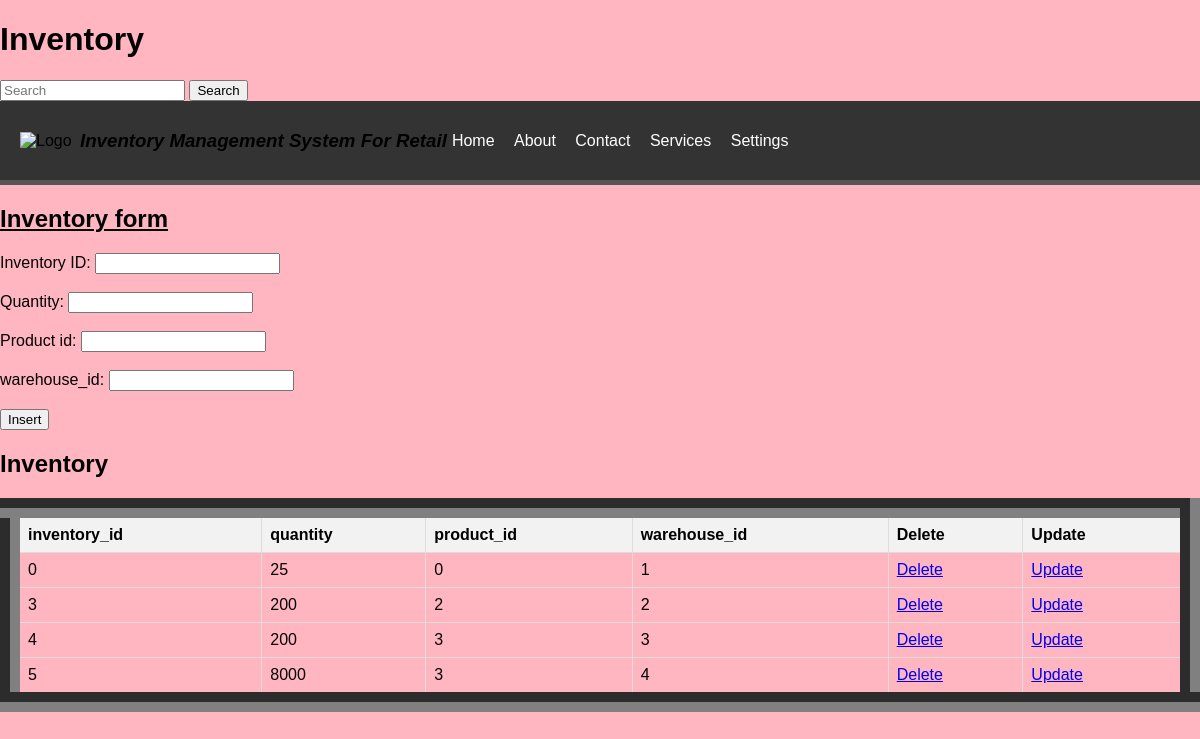
The page /inventory.php on the database its author committed.
### tables this page shows
CREATE TABLE `inventory` (
  `inventory_id` int(11) NOT NULL,
  `quantity` int(11) DEFAULT NULL,
  `product_id` int(11) DEFAULT NULL,
  `warehouse_id` int(11) DEFAULT NULL
);

### inventory.php (the view, shortened to what this page needs)
<!DOCTYPE html>
<html lang="en">
<head>
</head>
    <body style="background-image: url('./Images/Goal.jpg');background-repeat: no-repeat;background-size:cover;">
  <header>
    <h1>Inventory</h1>
  </header>
  <form class="d-flex" role="search" action="search.php">
    <input class="form-control me-2" type="search" placeholder="Search" aria-label="Search" name="query">
    <button class="btn btn-outline-success" type="submit">Search</button>
  </form>
<div class="header">
    <img class="logo" src="tt.png" alt="Logo">
    <h3><i>Inventory Management System For Retail</i></h3>
    <ul class="navigation">
        <li><a href="home.html">Home</a></li>
        <li><a href="about.html">About</a></li>
        <li><a href="contact.html">Contact </a></li>
        <li class="dropdown">
            <a href="#">Services</a>
        </li>
        <li class="dropdown">
            <a href="#">Settings</a>
        </li>
    </ul>
</div>
<section>
  <h1><u>Inventory form</u></h1>
  <form method="post" onsubmit="return confirmInsert();">
    <label for="inventory_id">Inventory ID:</label>
    <input type="number" id="inventory_id" name="inventory_id"><br><br>
    <label for="quantity">Quantity:</label>
    <input type="text" id="quantity" name="quantity" required><br><br>
    <label for="product_id">Product id:</label>
    <input type="number" id="product_id" name="product_id" required><br><br>
    <label for="warehouse_id">warehouse_id:</label>
    <input type="text" id="warehouse_id" name="warehouse_id" required><br><br>
    <input type="submit" name="add" value="Insert">
  </form>
  <!DOCTYPE html>
<html>
<head>
</head>
  <h2>Inventory</h2>
  <table border="20">
    <tr>
      <th>inventory_id</th>
      <th>quantity</th>
      <th>product_id</th>
      <th>warehouse_id</th>
      <th>Delete</th>
      <th>Update</th>
    </tr>
    <?php
include('db_connection.php');
    $sql = "SELECT * FROM inventory";
    $result = $conn->query($sql);
    if ($result->num_rows > 0) {
        while ($row = $result->fetch_assoc()) {
            $inventory_id = $row['inventory_id'];
            echo "<tr>
                <td>" . $row['inventory_id'] . "</td>
                <td>" . $row['quantity'] . "</td>
                <td>" . $row['product_id'] . "</td>
                <td>" . $row['warehouse_id'] . "</td>
                <td><a href='delete inventory.php?inventory_id=$inventory_id'>Delete</a></td>
                <td><a href='update inventory.php?inventory_id=$inventory_id'>Update</a></td>
              </tr>";
        }
    } else {
        echo "<tr><td colspan='7'>No data found</td></tr>";
    }
    ?>
  </table>
</section>
</body>
</html>

### inventory.php (style rules this page uses)
body { background-color:lightpink; font-family: Arial, algerian; margin: 0; padding: 0; }
.header { display: flex; justify-content: space-between; align-items: center; padding: 10px 20px; background-color: #333; border-bottom: 5px solid #555; }
.logo { width: 60px; height: auto; }
.navigation { list-style-type: none; margin: 0; padding: 0; text-align: none; flex-grow: 2; }
.navigation li { display: inline-block; margin-right: 5px; padding: 5px; }
.navigation li:last-child { margin-right: 0; }
.navigation li a { text-decoration: none; color: #fff; }
table { width: 100%; border-collapse: collapse; }
th, td { border: 1px solid #ddd; padding: 8px; text-align: left; }
th { background-color: #f2f2f2; }

### rows shown on the page
inventory: inventory_id "0", quantity "25", product "0", warehouse "1"
inventory: inventory_id "3", quantity "200", product "2", warehouse "2"
inventory: inventory_id "4", quantity "200", product "3", warehouse "3"
inventory: inventory_id "5", quantity "8000", product "3", warehouse "4"
